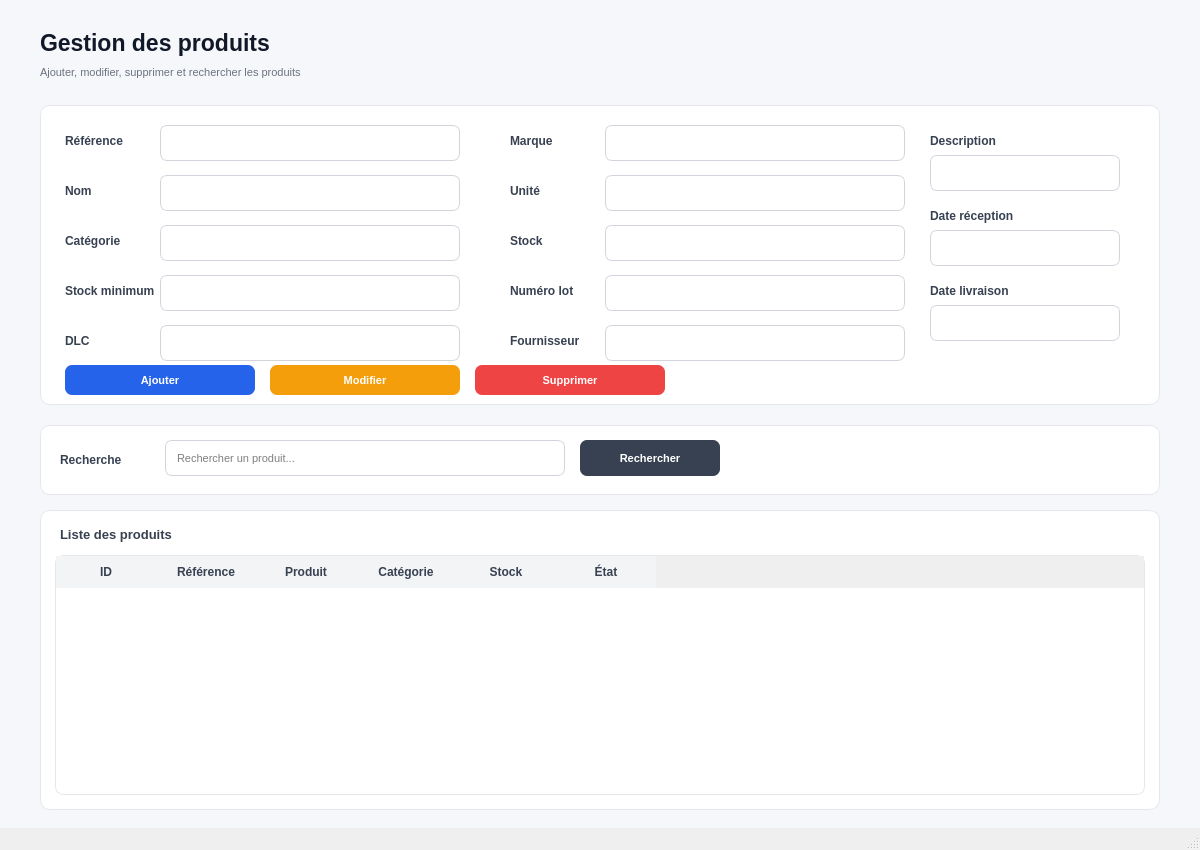
<?xml version="1.0" encoding="UTF-8"?>
<ui version="4.0">

 <class>MainWindow</class>

 <widget class="QMainWindow" name="MainWindow">

  <property name="geometry">
   <rect>
    <x>0</x>
    <y>0</y>
    <width>1200</width>
    <height>850</height>
   </rect>
  </property>

  <property name="windowTitle">
   <string>CLMS - Gestion des produits</string>
  </property>

  <widget class="QWidget" name="centralwidget">

   <property name="styleSheet">
    <string notr="true">
QWidget#centralwidget {
    background-color: #F5F7FA;
}

QLabel {
    color: #1F2937;
}

QLineEdit {
    background-color: white;
    border: 1px solid #D1D5DB;
    border-radius: 7px;
    padding: 7px 9px;
    font-size: 11px;
}

QLineEdit:focus {
    border: 1px solid #2563EB;
}

QPushButton {
    border: none;
    border-radius: 7px;
    padding: 7px 14px;
    font-size: 11px;
    font-weight: bold;
}

QTableWidget {
    background-color: white;
    border: 1px solid #E5E7EB;
    border-radius: 8px;
    gridline-color: #E5E7EB;
    font-size: 10px;
    selection-background-color: #DBEAFE;
    selection-color: #1E3A8A;
}

QHeaderView::section {
    background-color: #F3F4F6;
    color: #374151;
    font-weight: bold;
    padding: 7px;
    border: none;
}
    </string>
   </property>


   <!-- ================================================= -->
   <!-- TITRE -->
   <!-- ================================================= -->

   <widget class="QLabel" name="lblTitre">

    <property name="geometry">
     <rect>
      <x>40</x>
      <y>25</y>
      <width>600</width>
      <height>35</height>
     </rect>
    </property>

    <property name="styleSheet">
     <string notr="true">
font-size: 23px;
font-weight: bold;
color: #111827;
     </string>
    </property>

    <property name="text">
     <string>Gestion des produits</string>
    </property>

   </widget>


   <!-- ================================================= -->
   <!-- SOUS TITRE -->
   <!-- ================================================= -->

   <widget class="QLabel" name="lblSousTitre">

    <property name="geometry">
     <rect>
      <x>40</x>
      <y>60</y>
      <width>800</width>
      <height>25</height>
     </rect>
    </property>

    <property name="styleSheet">
     <string notr="true">
font-size: 11px;
color: #6B7280;
     </string>
    </property>

    <property name="text">
     <string>Ajouter, modifier, supprimer et rechercher les produits</string>
    </property>

   </widget>


   <!-- ================================================= -->
   <!-- FORMULAIRE -->
   <!-- ================================================= -->

   <widget class="QFrame" name="frameFormulaire">

    <property name="geometry">
     <rect>
      <x>40</x>
      <y>105</y>
      <width>1120</width>
      <height>300</height>
     </rect>
    </property>

    <property name="styleSheet">
     <string notr="true">
QFrame#frameFormulaire {
    background-color: white;
    border: 1px solid #E5E7EB;
    border-radius: 10px;
}
     </string>
    </property>


    <!-- ========================= -->
    <!-- REFERENCE -->
    <!-- ========================= -->

    <widget class="QLabel" name="label">

     <property name="geometry">
      <rect>
       <x>25</x>
       <y>25</y>
       <width>90</width>
       <height>22</height>
      </rect>
     </property>

     <property name="styleSheet">
      <string notr="true">
font-weight: bold;
color: #374151;
      </string>
     </property>

     <property name="text">
      <string>Référence</string>
     </property>

    </widget>


    <widget class="QLineEdit" name="txtReference">

     <property name="geometry">
      <rect>
       <x>120</x>
       <y>20</y>
       <width>300</width>
       <height>36</height>
      </rect>
     </property>

    </widget>


    <!-- ========================= -->
    <!-- NOM -->
    <!-- ========================= -->

    <widget class="QLabel" name="label_2">

     <property name="geometry">
      <rect>
       <x>25</x>
       <y>75</y>
       <width>90</width>
       <height>22</height>
      </rect>
     </property>

     <property name="styleSheet">
      <string notr="true">
font-weight: bold;
color: #374151;
      </string>
     </property>

     <property name="text">
      <string>Nom</string>
     </property>

    </widget>


    <widget class="QLineEdit" name="txtNomProduit">

     <property name="geometry">
      <rect>
       <x>120</x>
       <y>70</y>
       <width>300</width>
       <height>36</height>
      </rect>
     </property>

    </widget>


    <!-- ========================= -->
    <!-- CATEGORIE -->
    <!-- ========================= -->

    <widget class="QLabel" name="label_3">

     <property name="geometry">
      <rect>
       <x>25</x>
       <y>125</y>
       <width>90</width>
       <height>22</height>
      </rect>
     </property>

     <property name="styleSheet">
      <string notr="true">
font-weight: bold;
color: #374151;
      </string>
     </property>

     <property name="text">
      <string>Catégorie</string>
     </property>

    </widget>


    <widget class="QLineEdit" name="txtCategorie">

     <property name="geometry">
      <rect>
       <x>120</x>
       <y>120</y>
       <width>300</width>
       <height>36</height>
      </rect>
     </property>

    </widget>


    <!-- ========================= -->
    <!-- MARQUE -->
    <!-- ========================= -->

    <widget class="QLabel" name="label_4">

     <property name="geometry">
      <rect>
       <x>470</x>
       <y>25</y>
       <width>90</width>
       <height>22</height>
      </rect>
     </property>

     <property name="styleSheet">
      <string notr="true">
font-weight: bold;
color: #374151;
      </string>
     </property>

     <property name="text">
      <string>Marque</string>
     </property>

    </widget>


    <widget class="QLineEdit" name="txtMarque">

     <property name="geometry">
      <rect>
       <x>565</x>
       <y>20</y>
       <width>300</width>
       <height>36</height>
      </rect>
     </property>

    </widget>


    <!-- ========================= -->
    <!-- UNITE -->
    <!-- ========================= -->

    <widget class="QLabel" name="label_5">

     <property name="geometry">
      <rect>
       <x>470</x>
       <y>75</y>
       <width>90</width>
       <height>22</height>
      </rect>
     </property>

     <property name="styleSheet">
      <string notr="true">
font-weight: bold;
color: #374151;
      </string>
     </property>

     <property name="text">
      <string>Unité</string>
     </property>

    </widget>


    <widget class="QLineEdit" name="txtUnite">

     <property name="geometry">
      <rect>
       <x>565</x>
       <y>70</y>
       <width>300</width>
       <height>36</height>
      </rect>
     </property>

    </widget>


    <!-- ========================= -->
    <!-- STOCK -->
    <!-- ========================= -->

    <widget class="QLabel" name="label_6">

     <property name="geometry">
      <rect>
       <x>470</x>
       <y>125</y>
       <width>90</width>
       <height>22</height>
      </rect>
     </property>

     <property name="styleSheet">
      <string notr="true">
font-weight: bold;
color: #374151;
      </string>
     </property>

     <property name="text">
      <string>Stock</string>
     </property>

    </widget>


    <widget class="QLineEdit" name="txtStock">

     <property name="geometry">
      <rect>
       <x>565</x>
       <y>120</y>
       <width>300</width>
       <height>36</height>
      </rect>
     </property>

    </widget>


    <!-- ========================= -->
    <!-- STOCK MINIMUM -->
    <!-- ========================= -->

    <widget class="QLabel" name="label_7">

     <property name="geometry">
      <rect>
       <x>25</x>
       <y>175</y>
       <width>90</width>
       <height>22</height>
      </rect>
     </property>

     <property name="styleSheet">
      <string notr="true">
font-weight: bold;
color: #374151;
      </string>
     </property>

     <property name="text">
      <string>Stock minimum</string>
     </property>

    </widget>


    <widget class="QLineEdit" name="txtStockMin">

     <property name="geometry">
      <rect>
       <x>120</x>
       <y>170</y>
       <width>300</width>
       <height>36</height>
      </rect>
     </property>

    </widget>


    <!-- ========================= -->
    <!-- NUMERO LOT -->
    <!-- ========================= -->

    <widget class="QLabel" name="label_8">

     <property name="geometry">
      <rect>
       <x>470</x>
       <y>175</y>
       <width>90</width>
       <height>22</height>
      </rect>
     </property>

     <property name="styleSheet">
      <string notr="true">
font-weight: bold;
color: #374151;
      </string>
     </property>

     <property name="text">
      <string>Numéro lot</string>
     </property>

    </widget>


    <widget class="QLineEdit" name="txtNumeroLot">

     <property name="geometry">
      <rect>
       <x>565</x>
       <y>170</y>
       <width>300</width>
       <height>36</height>
      </rect>
     </property>

    </widget>


    <!-- ========================= -->
    <!-- DLC -->
    <!-- ========================= -->

    <widget class="QLabel" name="label_9">

     <property name="geometry">
      <rect>
       <x>25</x>
       <y>225</y>
       <width>90</width>
       <height>22</height>
      </rect>
     </property>

     <property name="styleSheet">
      <string notr="true">
font-weight: bold;
color: #374151;
      </string>
     </property>

     <property name="text">
      <string>DLC</string>
     </property>

    </widget>


    <widget class="QLineEdit" name="txtDLC">

     <property name="geometry">
      <rect>
       <x>120</x>
       <y>220</y>
       <width>300</width>
       <height>36</height>
      </rect>
     </property>

    </widget>


    <!-- ========================= -->
    <!-- FOURNISSEUR -->
    <!-- ========================= -->

    <widget class="QLabel" name="label_10">

     <property name="geometry">
      <rect>
       <x>470</x>
       <y>225</y>
       <width>90</width>
       <height>22</height>
      </rect>
     </property>

     <property name="styleSheet">
      <string notr="true">
font-weight: bold;
color: #374151;
      </string>
     </property>

     <property name="text">
      <string>Fournisseur</string>
     </property>

    </widget>


    <widget class="QLineEdit" name="txtFournisseur">

     <property name="geometry">
      <rect>
       <x>565</x>
       <y>220</y>
       <width>300</width>
       <height>36</height>
      </rect>
     </property>

    </widget>


    <!-- ========================= -->
    <!-- DESCRIPTION -->
    <!-- ========================= -->

    <widget class="QLabel" name="label_11">

     <property name="geometry">
      <rect>
       <x>890</x>
       <y>25</y>
       <width>90</width>
       <height>22</height>
      </rect>
     </property>

     <property name="styleSheet">
      <string notr="true">
font-weight: bold;
color: #374151;
      </string>
     </property>

     <property name="text">
      <string>Description</string>
     </property>

    </widget>


    <widget class="QLineEdit" name="txtDescription">

     <property name="geometry">
      <rect>
       <x>890</x>
       <y>50</y>
       <width>190</width>
       <height>36</height>
      </rect>
     </property>

    </widget>


    <!-- ========================= -->
    <!-- DATE RECEPTION -->
    <!-- ========================= -->

    <widget class="QLabel" name="label_12">

     <property name="geometry">
      <rect>
       <x>890</x>
       <y>100</y>
       <width>100</width>
       <height>22</height>
      </rect>
     </property>

     <property name="styleSheet">
      <string notr="true">
font-weight: bold;
color: #374151;
      </string>
     </property>

     <property name="text">
      <string>Date réception</string>
     </property>

    </widget>


    <widget class="QLineEdit" name="txtDateReception">

     <property name="geometry">
      <rect>
       <x>890</x>
       <y>125</y>
       <width>190</width>
       <height>36</height>
      </rect>
     </property>

    </widget>


    <!-- ========================= -->
    <!-- DATE LIVRAISON -->
    <!-- ========================= -->

    <widget class="QLabel" name="label_13">

     <property name="geometry">
      <rect>
       <x>890</x>
       <y>175</y>
       <width>100</width>
       <height>22</height>
      </rect>
     </property>

     <property name="styleSheet">
      <string notr="true">
font-weight: bold;
color: #374151;
      </string>
     </property>

     <property name="text">
      <string>Date livraison</string>
     </property>

    </widget>


    <widget class="QLineEdit" name="txtDateLivraison">

     <property name="geometry">
      <rect>
       <x>890</x>
       <y>200</y>
       <width>190</width>
       <height>36</height>
      </rect>
     </property>

    </widget>


    <!-- ================================================= -->
    <!-- BOUTONS -->
    <!-- ================================================= -->

    <widget class="QPushButton" name="btnAjouterProduit">

     <property name="geometry">
      <rect>
       <x>25</x>
       <y>260</y>
       <width>190</width>
       <height>30</height>
      </rect>
     </property>

     <property name="styleSheet">
      <string notr="true">
QPushButton {
    background-color: #2563EB;
    color: white;
}

QPushButton:hover {
    background-color: #1D4ED8;
}
      </string>
     </property>

     <property name="text">
      <string>Ajouter</string>
     </property>

    </widget>


    <widget class="QPushButton" name="btnModifierProduit">

     <property name="geometry">
      <rect>
       <x>230</x>
       <y>260</y>
       <width>190</width>
       <height>30</height>
      </rect>
     </property>

     <property name="styleSheet">
      <string notr="true">
QPushButton {
    background-color: #F59E0B;
    color: white;
}

QPushButton:hover {
    background-color: #D97706;
}
      </string>
     </property>

     <property name="text">
      <string>Modifier</string>
     </property>

    </widget>


    <widget class="QPushButton" name="btnSupprimerProduit">

     <property name="geometry">
      <rect>
       <x>435</x>
       <y>260</y>
       <width>190</width>
       <height>30</height>
      </rect>
     </property>

     <property name="styleSheet">
      <string notr="true">
QPushButton {
    background-color: #EF4444;
    color: white;
}

QPushButton:hover {
    background-color: #DC2626;
}
      </string>
     </property>

     <property name="text">
      <string>Supprimer</string>
     </property>

    </widget>

   </widget>


   <!-- ================================================= -->
   <!-- RECHERCHE -->
   <!-- ================================================= -->

   <widget class="QFrame" name="frameRecherche">

    <property name="geometry">
     <rect>
      <x>40</x>
      <y>425</y>
      <width>1120</width>
      <height>70</height>
     </rect>
    </property>

    <property name="styleSheet">
     <string notr="true">
QFrame#frameRecherche {
    background-color: white;
    border: 1px solid #E5E7EB;
    border-radius: 10px;
}
     </string>
    </property>


    <widget class="QLabel" name="lblRecherche">

     <property name="geometry">
      <rect>
       <x>20</x>
       <y>22</y>
       <width>100</width>
       <height>25</height>
      </rect>
     </property>

     <property name="styleSheet">
      <string notr="true">
font-weight: bold;
color: #374151;
      </string>
     </property>

     <property name="text">
      <string>Recherche</string>
     </property>

    </widget>


    <widget class="QLineEdit" name="txtRechercheProduit">

     <property name="geometry">
      <rect>
       <x>125</x>
       <y>15</y>
       <width>400</width>
       <height>36</height>
      </rect>
     </property>

     <property name="placeholderText">
      <string>Rechercher un produit...</string>
     </property>

    </widget>


    <widget class="QPushButton" name="btnRechercherProduit">

     <property name="geometry">
      <rect>
       <x>540</x>
       <y>15</y>
       <width>140</width>
       <height>36</height>
      </rect>
     </property>

     <property name="styleSheet">
      <string notr="true">
QPushButton {
    background-color: #374151;
    color: white;
}

QPushButton:hover {
    background-color: #1F2937;
}
      </string>
     </property>

     <property name="text">
      <string>Rechercher</string>
     </property>

    </widget>

   </widget>


   <!-- ================================================= -->
   <!-- TABLE PRODUITS -->
   <!-- ================================================= -->

   <widget class="QFrame" name="frameTable">

    <property name="geometry">
     <rect>
      <x>40</x>
      <y>510</y>
      <width>1120</width>
      <height>300</height>
     </rect>
    </property>

    <property name="styleSheet">
     <string notr="true">
QFrame#frameTable {
    background-color: white;
    border: 1px solid #E5E7EB;
    border-radius: 10px;
}
     </string>
    </property>


    <widget class="QLabel" name="lblTitreTable">

     <property name="geometry">
      <rect>
       <x>20</x>
       <y>12</y>
       <width>400</width>
       <height>25</height>
      </rect>
     </property>

     <property name="styleSheet">
      <string notr="true">
font-size: 13px;
font-weight: bold;
color: #374151;
      </string>
     </property>

     <property name="text">
      <string>Liste des produits</string>
     </property>

    </widget>


    <widget class="QTableWidget" name="tableProduit">

     <property name="geometry">
      <rect>
       <x>15</x>
       <y>45</y>
       <width>1090</width>
       <height>240</height>
      </rect>
     </property>

     <!--
        IMPORTANT :
        L'ID est conservé comme colonne 0 pour rester
        compatible avec ProductView.
     -->

     <property name="columnCount">
      <number>6</number>
     </property>

     <property name="rowCount">
      <number>0</number>
     </property>


     <!-- 0 -->
     <column>
      <property name="text">
       <string>ID</string>
      </property>
     </column>


     <!-- 1 -->
     <column>
      <property name="text">
       <string>Référence</string>
      </property>
     </column>


     <!-- 2 -->
     <column>
      <property name="text">
       <string>Produit</string>
      </property>
     </column>


     <!-- 3 -->
     <column>
      <property name="text">
       <string>Catégorie</string>
      </property>
     </column>


     <!-- 4 -->
     <column>
      <property name="text">
       <string>Stock</string>
      </property>
     </column>


     <!-- 5 -->
     <column>
      <property name="text">
       <string>État</string>
      </property>
     </column>

    </widget>

   </widget>

  </widget>


  <!-- ================================================= -->
  <!-- MENU -->
  <!-- ================================================= -->

  <widget class="QMenuBar" name="menubar">

   <property name="geometry">
    <rect>
     <x>0</x>
     <y>0</y>
     <width>1200</width>
     <height>22</height>
    </rect>
   </property>

  </widget>


  <!-- ================================================= -->
  <!-- STATUS BAR -->
  <!-- ================================================= -->

  <widget class="QStatusBar" name="statusbar"/>

 </widget>

 <resources/>
 <connections/>

</ui>
